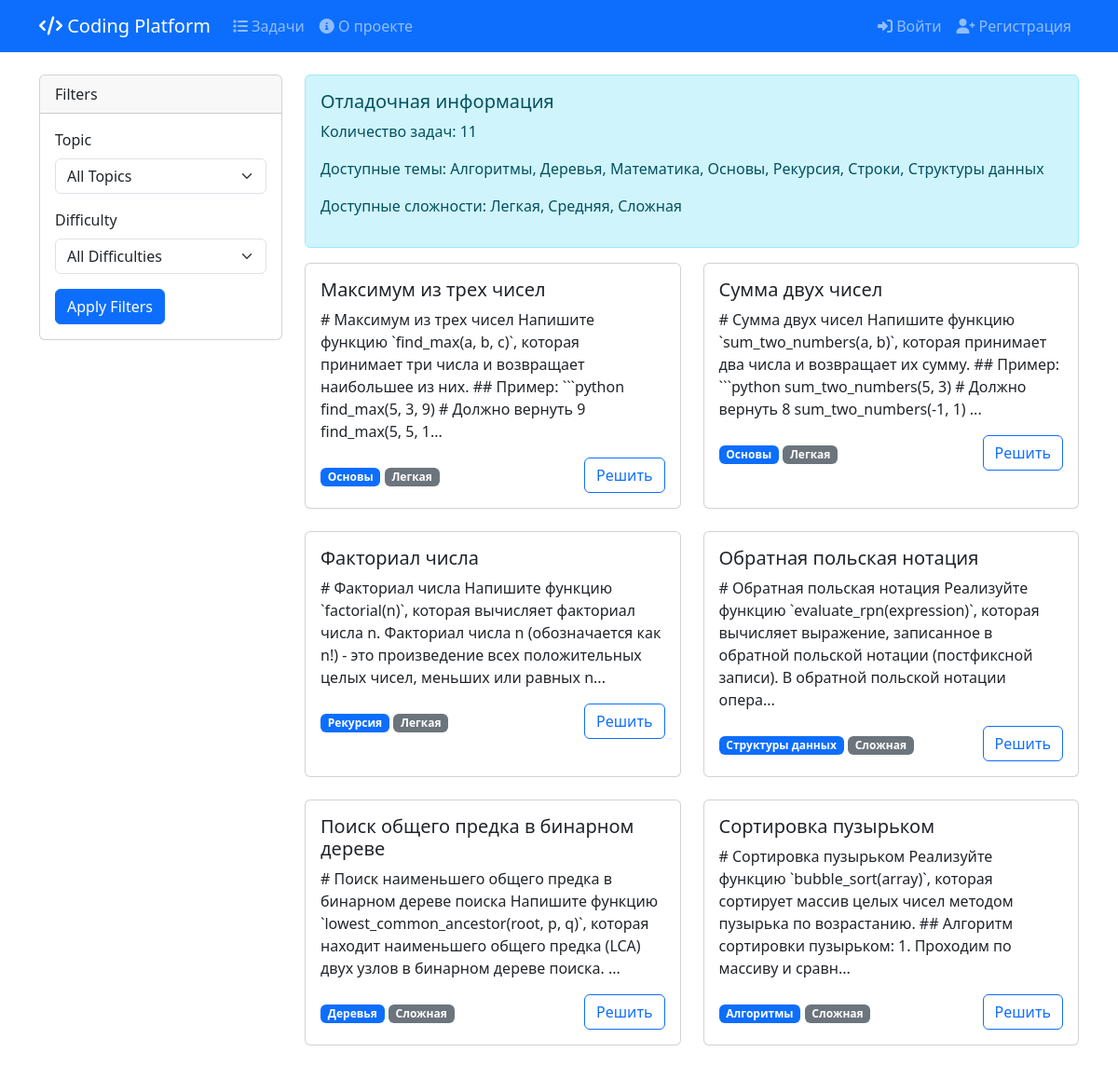
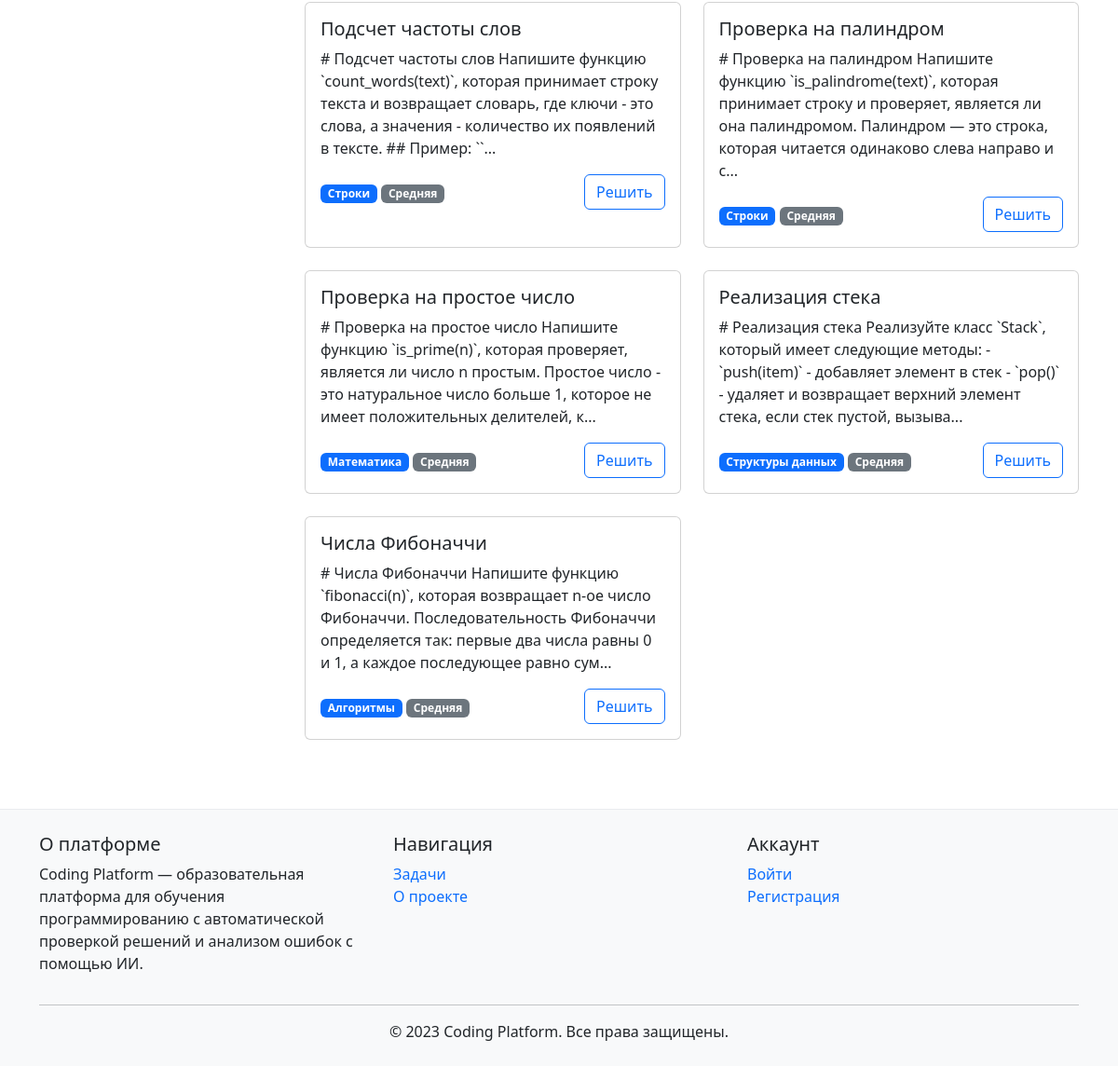
The page / on the database its author committed (2 pictures, top to bottom).
### tables this page shows
CREATE TABLE problems (
    id INTEGER PRIMARY KEY AUTOINCREMENT,
    title TEXT NOT NULL,
    description TEXT NOT NULL,
    topic TEXT NOT NULL,
    difficulty TEXT NOT NULL,
    test_cases TEXT NOT NULL, -- JSON строка с тестовыми случаями
    initial_code TEXT, -- Шаблон кода для начала решения
    created_by INTEGER,
    FOREIGN KEY (created_by) REFERENCES users (id)
);

### app.py (the view)
@app.route('/')
def index():
    db = get_db()
    count = db.execute('SELECT COUNT(*) FROM problems').fetchone()[0]
    print(f"Количество задач в базе данных при загрузке главной страницы: {count}")
    topics = db.execute('SELECT DISTINCT topic FROM problems ORDER BY topic').fetchall()
    difficulties = db.execute('SELECT DISTINCT difficulty FROM problems ORDER BY CASE difficulty ' +
                             'WHEN "Легкая" THEN 1 ' +
                             'WHEN "Средняя" THEN 2 ' +
                             'WHEN "Сложная" THEN 3 ' +
                             'ELSE 4 END').fetchall()
    topic = request.args.get('topic', '')
    difficulty = request.args.get('difficulty', '')
    search = request.args.get('search', '')
    print(f"Фильтры: тема='{topic}', сложность='{difficulty}', поиск='{search}'")
    query = 'SELECT * FROM problems WHERE 1=1'
    params = []
    if topic:
        query += ' AND topic = ?'
        params.append(topic)
    if difficulty:
        query += ' AND difficulty = ?'
        params.append(difficulty)
    if search:
        query += ' AND (title LIKE ? OR description LIKE ?)'
        params.extend(['%' + search + '%', '%' + search + '%'])
    print(f"SQL запрос: {query}, параметры: {params}")
    problems = db.execute(query + ' ORDER BY difficulty, title', params).fetchall()
    print(f"Найдено задач с заданными фильтрами: {len(problems) if problems else 0}")
    if problems:
        for p in problems:
            print(f"ID: {p['id']}, Название: {p['title']}, Тема: {p['topic']}, Сложность: {p['difficulty']}")
    return render_template('index.html',
                          problems=problems,
                          topics=topics,
                          difficulties=difficulties,
                          selected_topic=topic,
                          selected_difficulty=difficulty,
                          search=search)

### app.py (called while the page is built)
@app.teardown_appcontext
def teardown_db(e=None):
    close_db()

### templates/index.html (shortened to what this page needs)
{% extends "base.html" %}
{% block content %}
<div class="row">
    <div class="col-md-3">
        <div class="card">
            <div class="card-header">
                Filters
            </div>
            <div class="card-body">
                <form id="filterForm" method="get" action="{{ url_for('index') }}">
                    <div class="mb-3">
                        <label for="topic" class="form-label">Topic</label>
                        <select class="form-select" id="topic" name="topic">
                            <option value="">All Topics</option>
                        </select>
                    </div>
                    <div class="mb-3">
                        <label for="difficulty" class="form-label">Difficulty</label>
                        <select class="form-select" id="difficulty" name="difficulty">
                            <option value="">All Difficulties</option>
                        </select>
                    </div>
                    <button type="submit" class="btn btn-primary">Apply Filters</button>
                </form>
            </div>
        </div>
    </div>
    <div class="col-md-9">
        <div class="alert alert-info">
            <h5>Отладочная информация</h5>
            <p>Количество задач: {{ problems|length if problems else 0 }}</p>
            {% if topics %}
            <p>Доступные темы: {% for topic in topics %}{{ topic.topic }}{% if not loop.last %}, {% endif %}{% endfor %}</p>
            {% else %}
            <p>Нет доступных тем</p>
            {% endif %}
            {% if difficulties %}
            <p>Доступные сложности: {% for difficulty in difficulties %}{{ difficulty.difficulty }}{% if not loop.last %}, {% endif %}{% endfor %}</p>
            {% else %}
            <p>Нет доступных сложностей</p>
            {% endif %}
        </div>
        <div class="row">
            {% if problems and problems|length > 0 %}
                {% for problem in problems %}
                <div class="col-md-6 mb-4">
                    <div class="card h-100">
                        <div class="card-body">
                            <h5 class="card-title">{{ problem.title }}</h5>
                            <p class="card-text">{{ problem.description[:200] }}...</p>
                            <div class="d-flex justify-content-between align-items-center">
                                <div>
                                    <span class="badge bg-primary">{{ problem.topic }}</span>
                                    <span class="badge bg-secondary">{{ problem.difficulty }}</span>
                                </div>
                                <a href="{{ url_for('problem', problem_id=problem.id) }}" class="btn btn-outline-primary">Решить</a>
                            </div>
                        </div>
                    </div>
                </div>
                {% endfor %}
            {% endif %}
        </div>
    </div>
</div>
{% endblock %}

### rows shown on the page
problems: title "Максимум из трех чисел", description "# Максимум из трех чисел Напишите функцию `find_max(a, b, c)`, которая принимает три числа и возвращает наибольшее из них. ## Пример: ```python find_max(5, 3, 9) # Должно вернуть 9 find_max(5, 5, 1", topic "Основы", difficulty "Легкая"
problems: title "Сумма двух чисел", description "# Сумма двух чисел Напишите функцию `sum_two_numbers(a, b)`, которая принимает два числа и возвращает их сумму. ## Пример: ```python sum_two_numbers(5, 3) # Должно вернуть 8 sum_two_numbers(-1, 1)", topic "Основы", difficulty "Легкая"
problems: title "Факториал числа", description "# Факториал числа Напишите функцию `factorial(n)`, которая вычисляет факториал числа n. Факториал числа n (обозначается как n!) - это произведение всех положительных целых чисел, меньших или равных n", topic "Рекурсия", difficulty "Легкая"
problems: title "Обратная польская нотация", description "# Обратная польская нотация Реализуйте функцию `evaluate_rpn(expression)`, которая вычисляет выражение, записанное в обратной польской нотации (постфиксной записи). В обратной польской нотации опера", topic "Структуры данных", difficulty "Сложная"
problems: title "Поиск общего предка в бинарном дереве", description "# Поиск наименьшего общего предка в бинарном дереве поиска Напишите функцию `lowest_common_ancestor(root, p, q)`, которая находит наименьшего общего предка (LCA) двух узлов в бинарном дереве поиска.", topic "Деревья", difficulty "Сложная"
problems: title "Сортировка пузырьком", description "# Сортировка пузырьком Реализуйте функцию `bubble_sort(array)`, которая сортирует массив целых чисел методом пузырька по возрастанию. ## Алгоритм сортировки пузырьком: 1. Проходим по массиву и сравн", topic "Алгоритмы", difficulty "Сложная"
problems: title "Подсчет частоты слов", description "# Подсчет частоты слов Напишите функцию `count_words(text)`, которая принимает строку текста и возвращает словарь, где ключи - это слова, а значения - количество их появлений в тексте. ## Пример: ``", topic "Строки", difficulty "Средняя"
problems: title "Проверка на палиндром", description "# Проверка на палиндром Напишите функцию `is_palindrome(text)`, которая принимает строку и проверяет, является ли она палиндромом. Палиндром — это строка, которая читается одинаково слева направо и с", topic "Строки", difficulty "Средняя"
problems: title "Проверка на простое число", description "# Проверка на простое число Напишите функцию `is_prime(n)`, которая проверяет, является ли число n простым. Простое число - это натуральное число больше 1, которое не имеет положительных делителей, к", topic "Математика", difficulty "Средняя"
problems: title "Реализация стека", description "# Реализация стека Реализуйте класс `Stack`, который имеет следующие методы: - `push(item)` - добавляет элемент в стек - `pop()` - удаляет и возвращает верхний элемент стека, если стек пустой, вызыва", topic "Структуры данных", difficulty "Средняя"
problems: title "Числа Фибоначчи", description "# Числа Фибоначчи Напишите функцию `fibonacci(n)`, которая возвращает n-ое число Фибоначчи. Последовательность Фибоначчи определяется так: первые два числа равны 0 и 1, а каждое последующее равно сум", topic "Алгоритмы", difficulty "Средняя"

### other values the page prints
{{ problems|length if problems else 0 }} "11"
{{ topic.topic }} "Алгоритмы" "Деревья" "Математика" "Основы" "Рекурсия" "Строки" "Структуры данных"
{{ difficulty.difficulty }} "Легкая" "Средняя" "Сложная"
